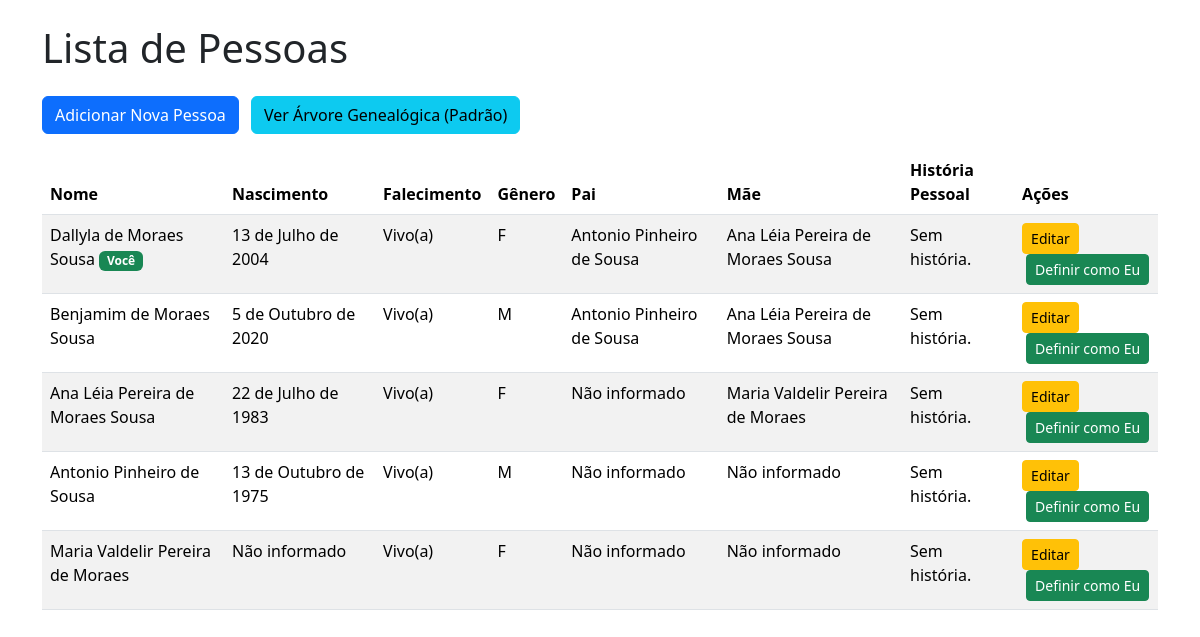
The page /pessoas/ on the database as committed earlier.
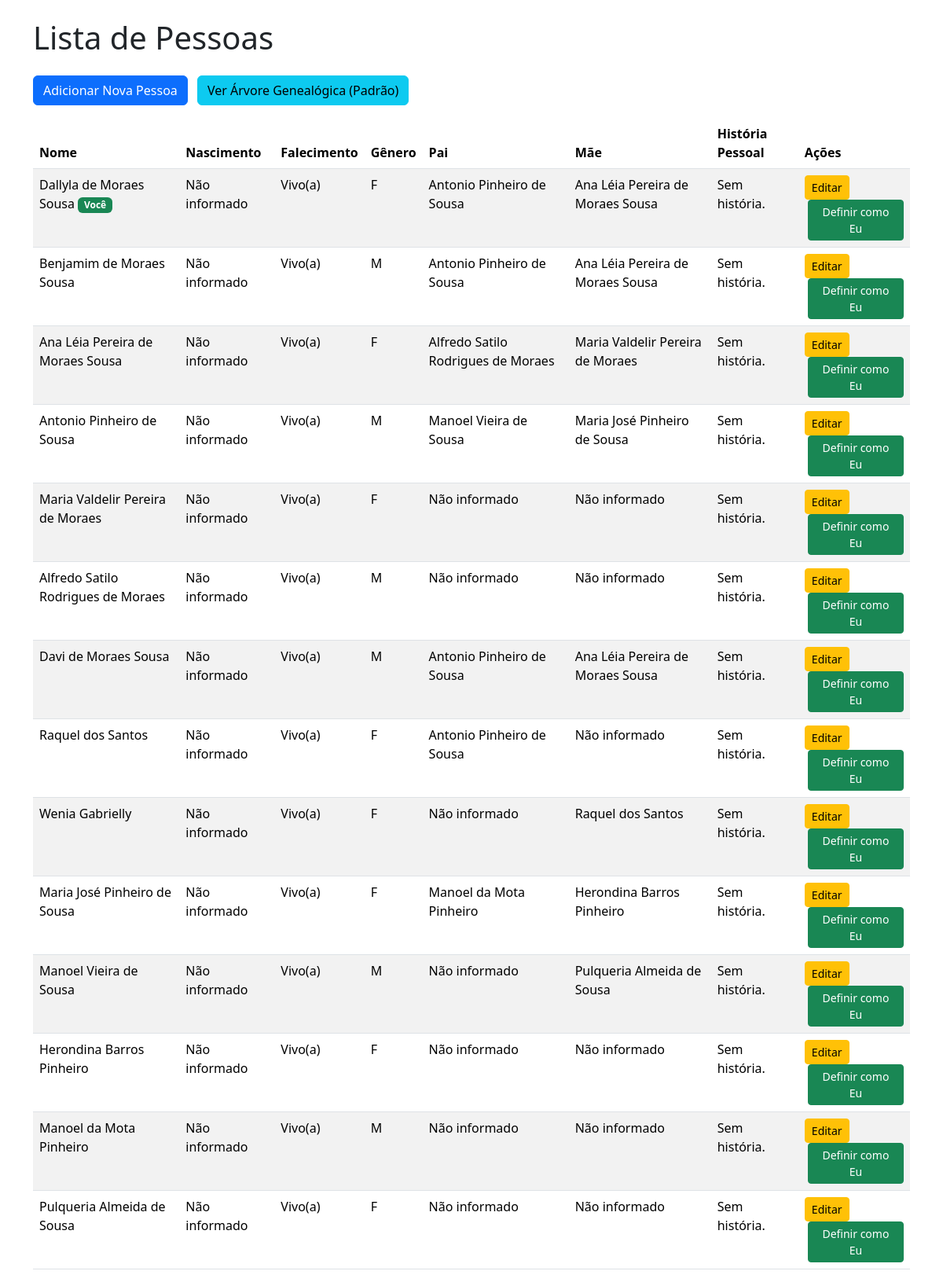
The same page on the database as committed later.
### pessoas/models.py (models this page shows, shortened)
class Pessoa(models.Model):
    nome = models.CharField(max_length=100)
    data_nascimento = models.DateField(null=True, blank=True)
    data_falecimento = models.DateField(null=True, blank=True)
    data_falecimento_incerta = models.CharField(
        max_length=100,
        blank=True,
        null=True,
        verbose_name="Data de Falecimento (Incerta)",
        help_text="Ex: 'cerca de 1950', 'antes de 1990', 'final do século XX'. Preenche se a data exata for desconhecida."
    )
    genero = models.CharField(max_length=10, choices=[('M', 'Masculino'), ('F', 'Feminino')])
    pai = models.ForeignKey('self', null=True, blank=True, related_name='filhos_do_pai', on_delete=models.SET_NULL)
    mae = models.ForeignKey('self', null=True, blank=True, related_name='filhos_da_mae', on_delete=models.SET_NULL)
    foto = models.ImageField(upload_to='fotos_pessoas/', null=True, blank=True)
    historia_pessoal = models.TextField(null=True, blank=True)
    local_nascimento = models.CharField(max_length=200, blank=True, null=True, verbose_name="Local de Nascimento")
    estado_nascimento = models.CharField(
        max_length=2, # Ex: 'SP', 'MG', 'TO'
        blank=True,
        null=True,
        verbose_name="Estado de Nascimento (UF)",
        help_text="Sigla do estado (ex: SP, MG, TO). Usado para as Origens Regionais."
    )
    def get_age(self):
        if self.data_nascimento:
            today = date.today()
            if self.data_falecimento:
                age_date = self.data_falecimento
            elif self.data_falecimento_incerta:
                return "N/A (Falecido)"
            else:
                age_date = today
            age = age_date.year - self.data_nascimento.year - \
                  ((age_date.month, age_date.day) < (self.data_nascimento.month, self.data_nascimento.day))
            return age
        return None
    def is_deceased(self):
        return self.data_falecimento is not None or bool(self.data_falecimento_incerta)
    def get_status_vida_display(self):
        if self.is_deceased():
            if self.data_falecimento:
                return "Falecido(a)"
            elif self.data_falecimento_incerta:
                return f"Falecido(a) ({self.data_falecimento_incerta})"
        return "Vivo(a)"
    def get_relationship_to_user(self, user_pessoa):
        if not isinstance(user_pessoa, Pessoa):
            return "Pessoa na Árvore (Referência Inválida)"
        if self == user_pessoa:
            return "Você"
        if self.pk == user_pessoa.pai_id:
            return "Pai"
        if self.pk == user_pessoa.mae_id:
            return "Mãe"
        if self.pai == user_pessoa:
            return "Filho" if self.genero == 'M' else "Filha"
        if self.mae == user_pessoa:
            return "Filho" if self.genero == 'M' else "Filha"
        if user_pessoa.pai:
            if self.pk == user_pessoa.pai.pai_id:
                return "Avô Paterno"
            if self.pk == user_pessoa.pai.mae_id:
                return "Avó Paterna"
        if user_pessoa.mae:
            if self.pk == user_pessoa.mae.pai_id:
                return "Avô Materno"
            if self.pk == user_pessoa.mae.mae_id:
                return "Avó Materna"
        user_children = user_pessoa.filhos_do_pai.all() | user_pessoa.filhos_da_mae.all()
        for child in user_children.distinct():
            if self.pai == child or self.mae == child:
                return "Neto" if self.genero == 'M' else "Neta"
        if user_pessoa.pai:
            if user_pessoa.pai.pai:
                if self.pk == user_pessoa.pai.pai.pai_id:
                    return "Bisavô Paterno-Paterno"
                if self.pk == user_pessoa.pai.pai.mae_id:
                    return "Bisavó Paterna-Paterna"
            if user_pessoa.pai.mae:
                if self.pk == user_pessoa.pai.mae.pai_id:
                    return "Bisavô Paterno-Materno"
                if self.pk == user_pessoa.pai.mae.mae_id:
                    return "Bisavó Paterna-Materna"
        if user_pessoa.mae:
            if user_pessoa.mae.pai:
                if self.pk == user_pessoa.mae.pai.pai_id:
                    return "Bisavô Materno-Paterno"
                if self.pk == user_pessoa.mae.pai.mae_id:
                    return "Bisavó Materna-Paterna"
            if user_pessoa.mae.mae:
                if self.pk == user_pessoa.mae.mae.pai_id:
                    return "Bisavô Materno-Materno"
                if self.pk == user_pessoa.mae.mae.mae_id:
                    return "Bisavó Materna-Materna"
        ancestors_of_user = user_pessoa._get_ancestors_with_levels()
        descendants_of_user = user_pessoa._get_descendants_with_levels()
        if self.pk in ancestors_of_user and ancestors_of_user[self.pk] == 3:
            return "Bisavô" if self.genero == 'M' else "Bisavó"
        if self.pk in descendants_of_user and descendants_of_user[self.pk] == 3:
            return "Bisneto" if self.genero == 'M' else "Bisneta"
        common_father = (self.pai and user_pessoa.pai and self.pai == user_pessoa.pai)
        common_mother = (self.mae and user_pessoa.mae and self.mae == user_pessoa.mae)
        if common_father and common_mother:
            return "Irmão Completo" if self.genero == 'M' else "Irmã Completa"
        elif common_father or common_mother:
            return "Meio-irmão" if self.genero == 'M' else "Meia-irmã"
        if user_pessoa.pai:
            if user_pessoa.pai.pai and self.pk in [s.pk for s in user_pessoa.pai.pai.filhos_do_pai.all() if s.pk != user_pessoa.pai.pk]:
                 return "Tio Paterno" if self.genero == 'M' else "Tia Paterna"
            if user_pessoa.pai.mae and self.pk in [s.pk for s in user_pessoa.pai.mae.filhos_da_mae.all() if s.pk != user_pessoa.pai.pk]:
                 return "Tio Paterno" if self.genero == 'M' else "Tia Paterna"
        if user_pessoa.mae:
            if user_pessoa.mae.pai and self.pk in [s.pk for s in user_pessoa.mae.pai.filhos_do_pai.all() if s.pk != user_pessoa.mae.pk]:
                 return "Tio Materno" if self.genero == 'M' else "Tia Materna"
            if user_pessoa.mae.mae and self.pk in [s.pk for s in user_pessoa.mae.mae.filhos_da_mae.all() if s.pk != user_pessoa.mae.pk]:
                 return "Tio Materno" if self.genero == 'M' else "Tia Materna"
        brothers_sisters_of_user = user_pessoa._get_siblings()
        for sibling in brothers_sisters_of_user:
            if self.pai == sibling or self.mae == sibling:
                return "Sobrinho" if self.genero == 'M' else "Sobrinha"
    def _get_ancestors_with_levels(self):
        ancestors = {}
        queue = deque([(self, 0)])
        visited = {self.pk}
        while queue:
            current_person, level = queue.popleft()
            if current_person.pai and current_person.pai.pk not in visited:
                ancestors[current_person.pai.pk] = level + 1
                visited.add(current_person.pai.pk)
                queue.append((current_person.pai, level + 1))
            if current_person.mae and current_person.mae.pk not in visited:
                ancestors[current_person.mae.pk] = level + 1
                visited.add(current_person.mae.pk)
                queue.append((current_person.mae, level + 1))
        return ancestors
    def _get_descendants_with_levels(self):
        descendants = {}
        queue = deque([(self, 0)])
        visited = {self.pk}
        while queue:
            current_person, level = queue.popleft()
            children = current_person.filhos_do_pai.all() | current_person.filhos_da_mae.all()
            for child in children.distinct():
                if child.pk not in visited:
                    descendants[child.pk] = level + 1
                    visited.add(child.pk)
                    queue.append((child, level + 1))
        return descendants
    def _get_siblings(self):
        siblings = Pessoa.objects.none()
        if self.pai:
            siblings = siblings | self.pai.filhos_do_pai.all()
        if self.mae:
            siblings = siblings | self.mae.filhos_da_mae.all()
        return siblings.exclude(pk=self.pk).distinct()

### pessoas/views.py (the view)
# urls.py: path('pessoas/', views.ListaPessoas.as_view(), name='lista_pessoas'),
class ListaPessoas(ListView):
    model = Pessoa
    template_name = 'pessoas/lista_pessoas.html'
    context_object_name = 'pessoas'
    def get_context_data(self, **kwargs):
        context = super().get_context_data(**kwargs)
        user_pessoa_id = self.request.session.get('user_selected_person_id')
        user_pessoa = None
        if user_pessoa_id:
            try:
                user_pessoa = Pessoa.objects.get(pk=user_pessoa_id)
            except Pessoa.DoesNotExist:
                user_pessoa = None
                del self.request.session['user_selected_person_id']
        if not user_pessoa:
            user_pessoa = Pessoa.objects.first()
        for pessoa in context['pessoas']:
            if user_pessoa:
                pessoa.relacao_com_principal = pessoa.get_relationship_to_user(user_pessoa)
                pessoa.is_user_selected = (pessoa.pk == user_pessoa.pk)
            else:
                pessoa.relacao_com_principal = "Pessoa na Árvore"
                pessoa.is_user_selected = False
            pessoa.status_vida_display = pessoa.get_status_vida_display()
            pessoa.idade = pessoa.get_age()
            pessoa.local_nascimento = pessoa.local_nascimento
            pessoa.estado_nascimento = pessoa.estado_nascimento
        return context

### templates/pessoas/lista_pessoas.html (shortened to what this page needs)
<!DOCTYPE html>
<html lang="pt-br">
<head>
    <link href="https://cdn.jsdelivr.net/npm/bootstrap@5.3.3/dist/css/bootstrap.min.css" rel="stylesheet">
</head>
<body>
    <div class="container mt-4">
        <h1 class="mb-4">Lista de Pessoas</h1>
        <a href="{% url 'cria_pessoa' %}" class="btn btn-primary mb-3">Adicionar Nova Pessoa</a>
        <a href="{% url 'arvore_genealogica_default' %}" class="btn btn-info mb-3 ms-2">Ver Árvore Genealógica (Padrão)</a>
        {% if pessoas %}
            <table class="table table-striped table-hover">
                <thead>
                    <tr>
                        <th scope="col">Nome</th>
                        <th scope="col">Nascimento</th>
                        <th scope="col">Falecimento</th>
                        <th scope="col">Gênero</th>
                        <th scope="col">Pai</th>
                        <th scope="col">Mãe</th>
                        <th scope="col">História Pessoal</th>
                        <th scope="col">Ações</th>
                    </tr>
                </thead>
                <tbody>
                    {% for pessoa in pessoas %}
                        <tr>
                            <td>
                                {{ pessoa.nome }}
                                {% if pessoa.is_user_selected %} <span class="badge bg-success">Você</span>{% endif %}
                            </td>
                            <td>{{ pessoa.data_nascimento|default:"Não informado" }}</td>
                            <td>
                                {% if pessoa.data_falecimento %}
                                    {{ pessoa.data_falecimento|date:"d/m/Y" }}
                                {% else %}
                                    Vivo(a)
                                {% endif %}
                            </td>
                            <td>{{ pessoa.genero }}</td>
                            <td>{{ pessoa.pai.nome|default:"Não informado" }}</td>
                            <td>{{ pessoa.mae.nome|default:"Não informado" }}</td>
                            <td class="historia-pessoal-col">{{ pessoa.historia_pessoal|default:"Sem história."|linebreaksbr }}</td>
                            <td>
                                <a href="{% url 'edita_pessoa' pessoa.id %}" class="btn btn-sm btn-warning">Editar</a>
                                <a href="{% url 'set_user_person' pessoa.id %}" class="btn btn-sm btn-success ms-1">Definir como Eu</a>
                            </td>
                        </tr>
                    {% endfor %}
                </tbody>
            </table>
        {% else %}
            <div class="alert alert-info" role="alert">
                Nenhuma pessoa cadastrada ainda. Comece adicionando alguém!
            </div>
        {% endif %}
    </div>
</body>
</html>

### templates/pessoas/lista_pessoas.html (style rules this page uses)
.historia-pessoal-col { max-width: 300px; white-space: normal; word-wrap: break-word; }

Rows that differ between the two databases and show on the page:
changed Pessoa "Dallyla de Moraes Sousa": data_nascimento "13 de Julho de 2004" → "Não informado"
changed Pessoa "Benjamim de Moraes Sousa": data_nascimento "5 de Outubro de 2020" → "Não informado"
changed Pessoa (number 3 of 14 on the later page): data_nascimento "22 de Julho de 1983" → "Não informado"; pai.nome "Não informado" → "Alfredo Satilo Rodrigues de Moraes"
changed Pessoa (number 4 of 14 on the later page): data_nascimento "13 de Outubro de 1975" → "Não informado"; pai.nome "Não informado" → "Manoel Vieira de Sousa"; mae.nome "Não informado" → "Maria José Pinheiro de Sousa"
added Pessoa: nome "Alfredo Satilo Rodrigues de Moraes", data_nascimento "Não informado", shows "Vivo(a)", genero "M", pai.nome "Não informado", mae.nome "Não informado", historia_pessoal "Sem história."
added Pessoa: nome "Davi de Moraes Sousa", data_nascimento "Não informado", shows "Vivo(a)", genero "M", pai.nome "Antonio Pinheiro de Sousa", mae.nome "Ana Léia Pereira de Moraes Sousa", historia_pessoal "Sem história."
added Pessoa: nome "Raquel dos Santos", data_nascimento "Não informado", shows "Vivo(a)", genero "F", pai.nome "Antonio Pinheiro de Sousa", mae.nome "Não informado", historia_pessoal "Sem história."
added Pessoa: nome "Wenia Gabrielly", data_nascimento "Não informado", shows "Vivo(a)", genero "F", pai.nome "Não informado", mae.nome "Raquel dos Santos", historia_pessoal "Sem história."
added Pessoa: nome "Maria José Pinheiro de Sousa", data_nascimento "Não informado", shows "Vivo(a)", genero "F", pai.nome "Manoel da Mota Pinheiro", mae.nome "Herondina Barros Pinheiro", historia_pessoal "Sem história."
added Pessoa: nome "Manoel Vieira de Sousa", data_nascimento "Não informado", shows "Vivo(a)", genero "M", pai.nome "Não informado", mae.nome "Pulqueria Almeida de Sousa", historia_pessoal "Sem história."
added Pessoa: nome "Herondina Barros Pinheiro", data_nascimento "Não informado", shows "Vivo(a)", genero "F", pai.nome "Não informado", mae.nome "Não informado", historia_pessoal "Sem história."
added Pessoa: nome "Manoel da Mota Pinheiro", data_nascimento "Não informado", shows "Vivo(a)", genero "M", pai.nome "Não informado", mae.nome "Não informado", historia_pessoal "Sem história."
added Pessoa: nome "Pulqueria Almeida de Sousa", data_nascimento "Não informado", shows "Vivo(a)", genero "F", pai.nome "Não informado", mae.nome "Não informado", historia_pessoal "Sem história."
